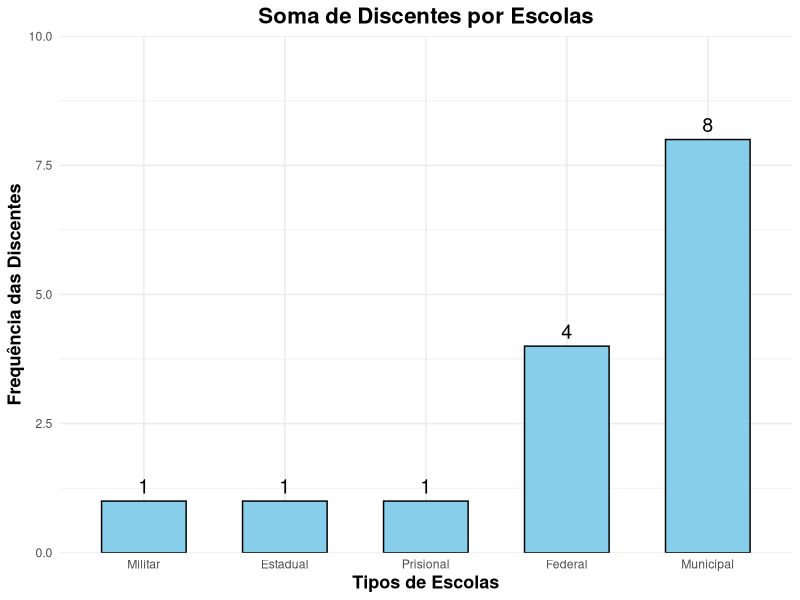

The R source for this figure:
# Instalar e carregar o pacote ggplot2, se ainda não tiver
if (!require(ggplot2)) install.packages("ggplot2")
library(ggplot2)

# Dados
nomes <- c("Municipal", "Militar", "Federal", "Estadual","Prisional")
quantidades <- c(8, 1, 4, 1,1)
df <- data.frame(fruta = nomes, quantidade = quantidades)

# Ordenar o data.frame do menor para o maior
df <- df[order(df$quantidade), ]
df$fruta <- factor(df$fruta, levels = df$fruta)  # Define ordem dos fatores

# Criar o gráfico
ggplot(df, aes(x = fruta, y = quantidade)) +
  geom_bar(stat = "identity", fill = "skyblue", color = "black", width = 0.6) +
  geom_text(aes(label = quantidade), vjust = -0.5, size = 5) +
  labs(
    title = "Soma de Discentes por Escolas",
    x = "Tipos de Escolas",
    y = "Frequência das Discentes"
  ) +
  scale_y_continuous(limits = c(0, 10), expand = c(0, 0)) +
  theme_minimal() +
  theme(
    plot.title = element_text(hjust = 0.5, size = 16, face = "bold"),
    axis.title.x = element_text(size = 13, face = "bold"),
    axis.title.y = element_text(size = 13, face = "bold")
  )
